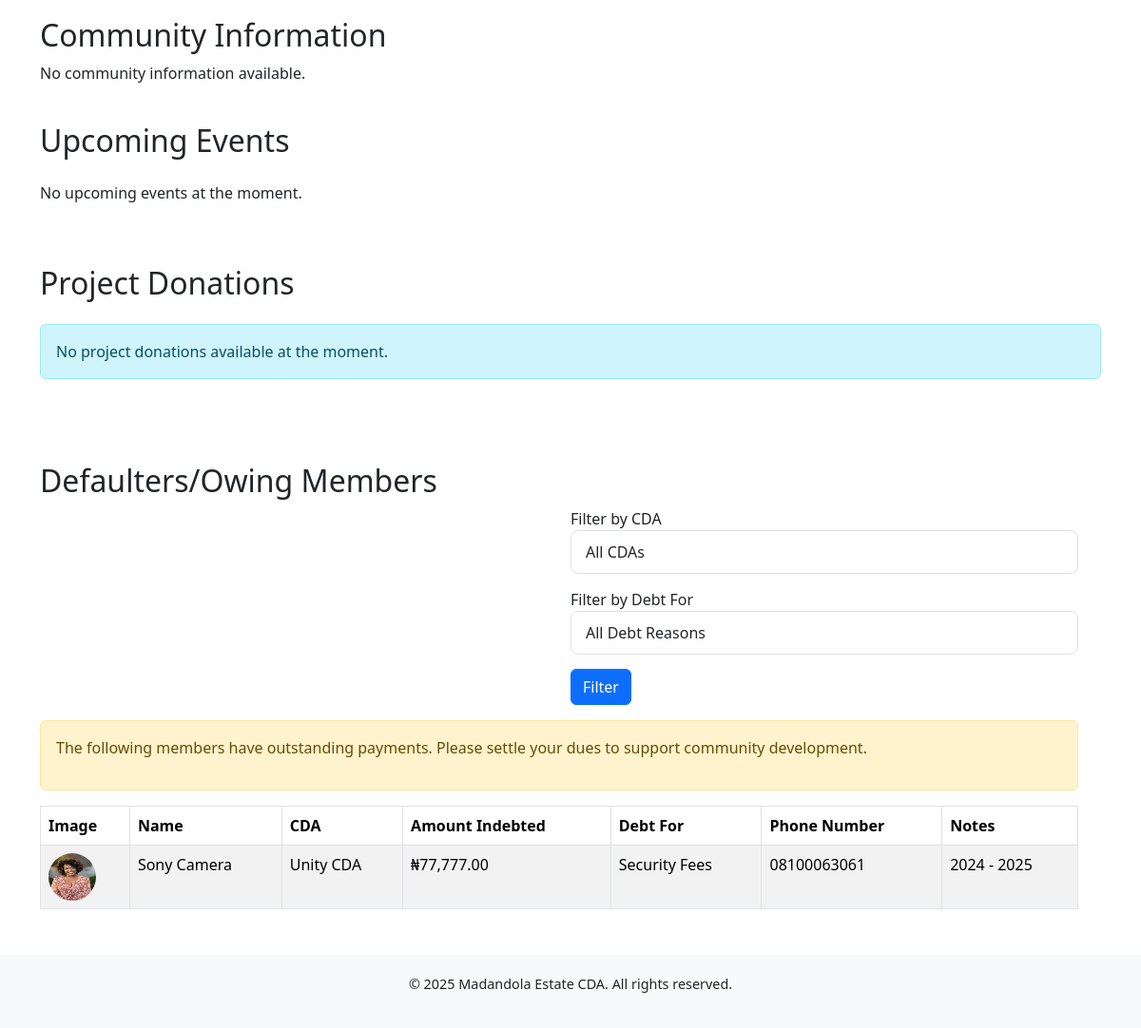
The app's page / (lower part), older data.
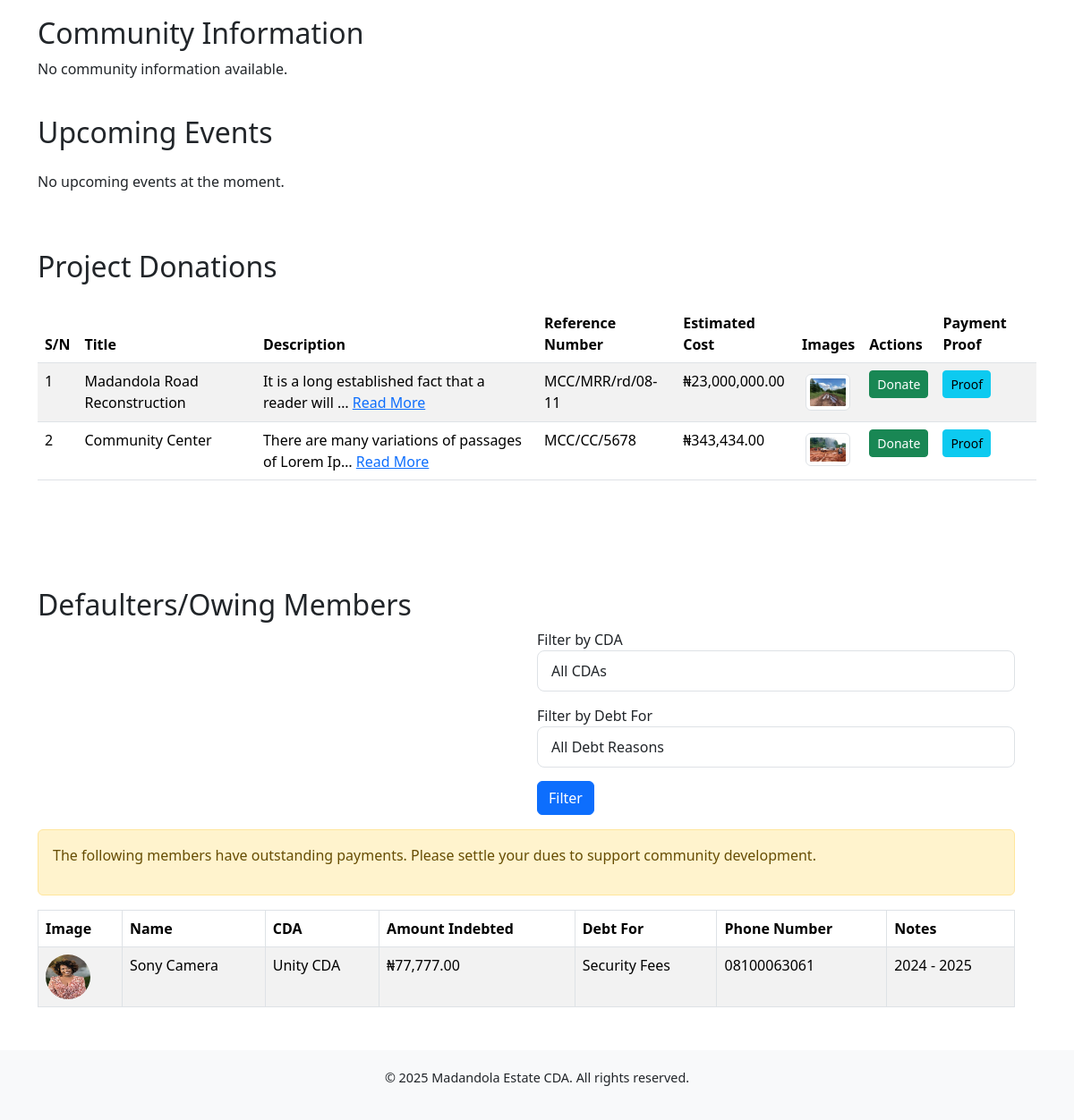
The same page, newer data.
### cda_app/models.py (models this page shows, shortened)
class Defaulter(models.Model):
    image = models.ImageField(upload_to='defaulter_images/', blank=True, null=True)
    name = models.CharField(max_length=100)
    cda_choices = [
        ('Unity CDA', 'Unity CDA'),
        ('Harmony CDA', 'Harmony CDA'),
        ('Valley-View CDA', 'Valley-View CDA'),
    ]
    cda = models.CharField(max_length=100, choices=cda_choices, verbose_name="CDA")
    amount_indebted = models.DecimalField(max_digits=10, decimal_places=2)
    debt_for_choices = [
        ('Security Fees', 'Security Fees'),
        ('Electricity', 'Electricity'),
        ('Development Levy', 'Development Levy'),
        ('Others', 'Others'),
    ]
    title_defaulted = models.CharField(max_length=200, choices=debt_for_choices, verbose_name="Debt For:")
    status_choices = [
        ('Pending', 'Pending'),
        ('Resolved', 'Resolved'),
        ('In Progress', 'In Progress'),
        ('Indebt', 'Indebt'),
    ]
    status = models.CharField(max_length=50, choices=status_choices, default='Pending')
    phone_number = models.CharField(max_length=20, blank=True, null=True)
    notes = models.TextField(blank=True, null=True)

class ProjectDonation(models.Model):
    title = models.CharField(max_length=200)
    description = models.TextField()
    estimated_cost = models.DecimalField(max_digits=15, decimal_places=2)
    reference_number = models.CharField(max_length=100, unique=True, blank=True, null=True)
    bank_name = models.CharField(max_length=100, blank=True, null=True)
    account_number = models.CharField(max_length=100, blank=True, null=True)
    beneficiary = models.CharField(max_length=100, blank=True, null=True)

class ProjectImage(models.Model):
    project = models.ForeignKey(ProjectDonation, on_delete=models.CASCADE, related_name='images')
    image = models.ImageField(upload_to='project_images/')

### cda_app/views.py (the view)
# urls.py: path('', views.home, name='home'),
def home(request):
    executive_members = ExecutiveMember.objects.all()
    committees = Committee.objects.all()
    upcoming_events = Event.objects.all().order_by('date')
    community_info = CommunityInfo.objects.all().order_by('-published_date')
    defaulters = Defaulter.objects.all()
    selected_cda = request.GET.get('cda', '').strip()
    selected_debt_for = request.GET.get('debt_for', '').strip()
    if selected_cda:
        defaulters = defaulters.filter(cda__iexact=selected_cda)
    if selected_debt_for:
        defaulters = defaulters.filter(title_defaulted__iexact=selected_debt_for)
    paid_members = PaidMember.objects.all().order_by('-payment_date')
    left_image = NavbarImage.objects.filter(position='left').first()
    right_image = NavbarImage.objects.filter(position='right').first()
    project_donations = ProjectDonation.objects.all()
    context = {
        'executive_members': executive_members,
        'committees': committees,
        'upcoming_events': upcoming_events,
        'community_info': community_info,
        'defaulters': defaulters,
        'paid_members': paid_members,
        'left_image': left_image,
        'right_image': right_image,
        'cdas': Defaulter.cda_choices,
        'debt_for_choices': Defaulter.debt_for_choices,
        'selected_cda': selected_cda,
        'selected_debt_for': selected_debt_for,
        'project_donations': ProjectDonation.objects.all().prefetch_related('images'),
    }
    return render(request, 'home.html', context)

### cda_app/context_processors.py (called while the page is built)
def committees(request):
    return {'committees': Committee.objects.all()}

### cda_app/templatetags/batch_filter.py (called while the page is built)
@register.filter
def batch(iterable, n=1):
    length = len(iterable)
    for i in range(0, length, n):
        yield iterable[i:i + n]

### templates/home.html (shortened to what the changed rows need)
{% extends 'base.html' %} {% load humanize %} {% load static %} {% load batch_filter %} {% block title %}Home - Madandola Estate CDA{% endblock %} {% block content %}
<div class="row">
    <br>
    <div class="row mt-4">
        <div class="col-md-12">
            <h2>Community Information</h2>
        </div>
    </div>
    <div class="container mt-4">
        <div class="row">
            <div class="col-md-12">
                <h2 class="mb-4">Upcoming Events</h2>
            </div>
        </div>
    </div>
    <div class="container project-donations-section">
        <div class="row">
            <div class="col-md-12">
                <h2 class="mb-4">Project Donations</h2>
                {% if project_donations %}
                <div class="table-responsive">
                    <table class="table table-striped table-hover">
                        <thead>
                            <tr>
                                <th>S/N</th>
                                <th>Title</th>
                                <th>Description</th>
                                <th>Reference Number</th>
                                <th>Estimated Cost</th>
                                <th>Images</th>
                                <th>Actions</th>
                                <th>Payment Proof</th>
                            </tr>
                        </thead>
                        <tbody>
                            {% for project in project_donations %}
                            <tr>
                                <td>{{ forloop.counter }}</td>
                                <td>{{ project.title }}</td>
                                <td>
                                    <span id="short-description-{{ project.id }}">{{ project.description|truncatechars:50 }}</span>
                                    <span id="full-description-{{ project.id }}" style="display: none;">{{ project.description }}</span> {% if project.description|length > 50 %}
                                    <a href="#" onclick="toggleDescription({{ project.id }}); return false;" id="toggle-link-{{ project.id }}">Read More</a> {% endif %}
                                </td>
                                <td>{{ project.reference_number }}</td>
                                <td>₦{{ project.estimated_cost|floatformat:2|intcomma }}</td>
                                <td>
                                    {% for image in project.images.all %}
                                    <a href="#" data-bs-toggle="modal" data-bs-target="#imageModal" data-bs-src="{{ image.image.url }}">
                                        <img src="{{ image.image.url }}" alt="Project Image" width="50" height="50" class="img-thumbnail m-1">
                                    </a>
                                    {% empty %} No Images {% endfor %}
                                </td>
                                <td>
                                    <button class="btn btn-success btn-sm" data-bs-toggle="modal" data-bs-target="#donateModal" data-title="{{ project.title }}" data-bank="{{ project.bank_name }}" data-account="{{ project.account_number }}" data-beneficiary="{{ project.beneficiary }}" data-reference="{{ project.reference_number }}">
                                         Donate
                                    </button>
                                </td>
                                <td>
                                    <a href="{% url 'upload_donation_proof' donation_id=project.id %}" class="btn btn-info btn-sm">
                                         Proof
                                    </a>
                                </td>
                            </tr>
                            {% endfor %}
                        </tbody>
                    </table>
                </div>
                {% else %}
                <div class="alert alert-info">No project donations available at the moment.</div>
                {% endif %}
            </div>
        </div>
    </div>
    <div class="row">
        <div class="col-md-12">
            <h2 class="mt-4">Defaulters/Owing Members</h2>
            <div class="table-responsive">
                <table class="table table-striped table-bordered">
                    <thead>
                        <tr>
                            <th>Image</th>
                            <th>Name</th>
                            <th>CDA</th>
                            <th>Amount Indebted</th>
                            <th>Debt For</th>
                            <th>Phone Number</th>
                            <th>Notes</th>
                        </tr>
                    </thead>
                    <tbody>
                        {% for defaulter in defaulters %}
                        <tr>
                            <td>
                                {% if defaulter.image %}
                                <img src="{{ defaulter.image.url }}" alt="{{ defaulter.name }}" width="50" height="50" class="rounded-circle"> {% else %} N/A {% endif %}
                            </td>
                            <td>{{ defaulter.name }}</td>
                            <td>{{ defaulter.cda }}</td>
                            <td>₦{{ defaulter.amount_indebted|intcomma }}</td>
                            <td>{{ defaulter.title_defaulted }}</td>
                            <td>{{ defaulter.phone_number }}</td>
                            <td>{{ defaulter.notes|default:"N/A" }}</td>
                        </tr>
                        {% empty %}
                        <tr>
                            <td colspan="7" class="text-center">No defaulters found.</td>
                        </tr>
                        {% endfor %}
                    </tbody>
                </table>
            </div>
        </div>
    </div>
</div>
{% endblock %}

Row changes from the older to the newer data that the page shows:
added ProjectDonation: title "Madandola Road Reconstruction", description "It is a long established fact that a reader will …", reference_number "MCC/MRR/rd/08-11", estimated_cost "23,000,000.00"
added ProjectImage: image (picture), shown under "Madandola Road Reconstruction"
added ProjectDonation: title "Community Center", description "There are many variations of passages of Lorem Ip…", reference_number "MCC/CC/5678", estimated_cost "343,434.00"
added ProjectImage: image (picture), shown under "Community Center"
Text that changed along with them:
text no longer shown: "No project donations available at the moment."
text now shown: "S/N Title Description Reference Number Estimated Cost Images Actions Payment Proof"
